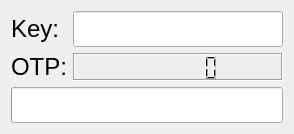
<?xml version="1.0" encoding="UTF-8"?>
<ui version="4.0">
 <class>SoftToken</class>
 <widget class="QWidget" name="SoftToken">
  <property name="windowTitle">
   <string>Software Token</string>
  </property>
  <property name="styleSheet">
   <string notr="true">font-size: 18pt;
</string>
  </property>
  <layout class="QFormLayout" name="formLayout">
   <item row="0" column="0">
    <widget class="QLabel" name="label">
     <property name="text">
      <string>Key:</string>
     </property>
    </widget>
   </item>
   <item row="0" column="1">
    <widget class="QLineEdit" name="key">
     <property name="text">
      <string/>
     </property>
    </widget>
   </item>
   <item row="1" column="0">
    <widget class="QLabel" name="label_2">
     <property name="text">
      <string>OTP:</string>
     </property>
    </widget>
   </item>
   <item row="1" column="1">
    <widget class="QLCDNumber" name="otp">
     <property name="frameShape">
      <enum>QFrame::Box</enum>
     </property>
     <property name="frameShadow">
      <enum>QFrame::Sunken</enum>
     </property>
     <property name="digitCount">
      <number>6</number>
     </property>
    </widget>
   </item>
   <item row="2" column="0" colspan="2">
    <widget class="QProgressBar" name="timeLeft">
     <property name="maximum">
      <number>30000</number>
     </property>
     <property name="textVisible">
      <bool>false</bool>
     </property>
    </widget>
   </item>
  </layout>
 </widget>
 <resources/>
 <connections>
  <connection>
   <sender>key</sender>
   <signal>textChanged(QString)</signal>
   <receiver>SoftToken</receiver>
   <slot>setKey(QString)</slot>
   <hints>
    <hint type="sourcelabel">
     <x>240</x>
     <y>22</y>
    </hint>
    <hint type="destinationlabel">
     <x>305</x>
     <y>19</y>
    </hint>
   </hints>
  </connection>
 </connections>
 <slots>
  <slot>setKey(QString)</slot>
 </slots>
</ui>
